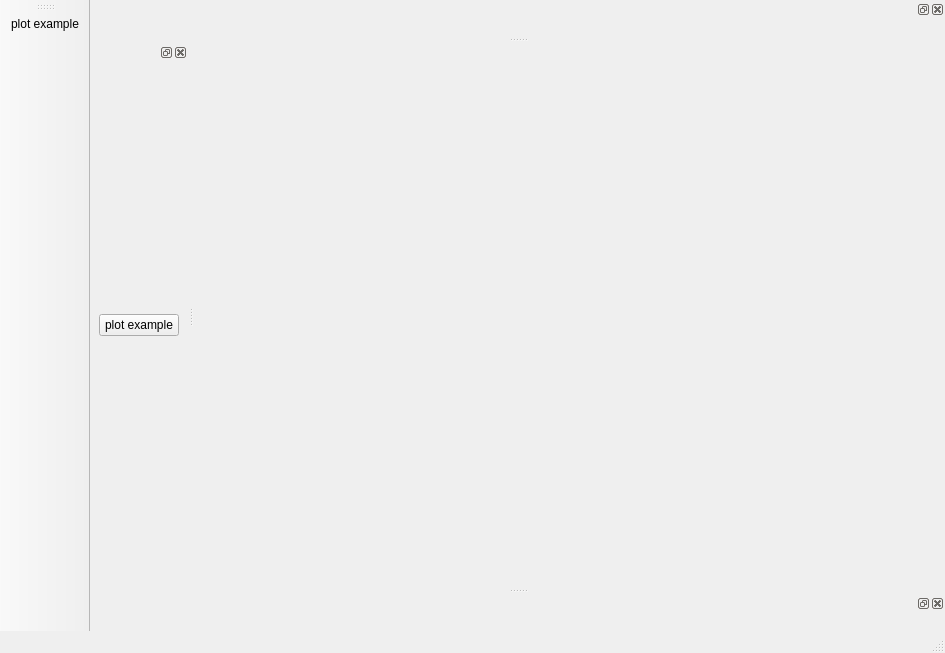
<?xml version="1.0" encoding="UTF-8"?>
<ui version="4.0">
 <author>Diego Aliaga</author>
 <class>MainWindow</class>
 <widget class="QMainWindow" name="MainWindow">
  <property name="geometry">
   <rect>
    <x>0</x>
    <y>0</y>
    <width>945</width>
    <height>653</height>
   </rect>
  </property>
  <property name="windowTitle">
   <string>MainWindow</string>
  </property>
  <widget class="QWidget" name="centralwidget"/>
  <widget class="QMenuBar" name="menubar">
   <property name="geometry">
    <rect>
     <x>0</x>
     <y>0</y>
     <width>945</width>
     <height>22</height>
    </rect>
   </property>
  </widget>
  <widget class="QStatusBar" name="statusbar"/>
  <widget class="QDockWidget" name="dockWidget_3">
   <attribute name="dockWidgetArea">
    <number>4</number>
   </attribute>
   <widget class="QWidget" name="dockWidgetContents_4">
    <layout class="QGridLayout" name="gridLayout_5">
     <item row="0" column="0">
      <layout class="QGridLayout" name="gridLayout_4">
       <item row="0" column="0">
        <widget class="Console" name="console_2" native="true"/>
       </item>
      </layout>
     </item>
    </layout>
   </widget>
  </widget>
  <widget class="QDockWidget" name="dockWidget_4">
   <attribute name="dockWidgetArea">
    <number>8</number>
   </attribute>
   <widget class="QWidget" name="dockWidgetContents_5">
    <layout class="QGridLayout" name="gridLayout_7">
     <item row="0" column="0">
      <widget class="BananaPlot" name="banana_plot" native="true"/>
     </item>
    </layout>
   </widget>
  </widget>
  <widget class="QDockWidget" name="basic_controls">
   <attribute name="dockWidgetArea">
    <number>1</number>
   </attribute>
   <widget class="QWidget" name="dockWidgetContents_7">
    <layout class="QGridLayout" name="gridLayout_8">
     <item row="0" column="0">
      <layout class="QGridLayout" name="gridLayout_6">
       <item row="0" column="0">
        <widget class="QPushButton" name="plot_example">
         <property name="text">
          <string>plot example</string>
         </property>
        </widget>
       </item>
      </layout>
     </item>
    </layout>
   </widget>
  </widget>
  <widget class="QToolBar" name="toolBar">
   <property name="windowTitle">
    <string>toolBar</string>
   </property>
   <attribute name="toolBarArea">
    <enum>LeftToolBarArea</enum>
   </attribute>
   <attribute name="toolBarBreak">
    <bool>false</bool>
   </attribute>
   <addaction name="actionplot_example"/>
  </widget>
  <action name="actionplot_example">
   <property name="text">
    <string>plot example</string>
   </property>
  </action>
 </widget>
 <customwidgets>
  <customwidget>
   <class>BananaPlot</class>
   <extends>QWidget</extends>
   <header>.docks/BananaPlot</header>
   <container>1</container>
   <slots>
    <slot>plot_example()</slot>
   </slots>
  </customwidget>
  <customwidget>
   <class>Console</class>
   <extends>QWidget</extends>
   <header>.docks/Console</header>
   <container>1</container>
  </customwidget>
 </customwidgets>
 <resources/>
 <connections>
  <connection>
   <sender>plot_example</sender>
   <signal>clicked()</signal>
   <receiver>banana_plot</receiver>
   <slot>plot_example()</slot>
   <hints>
    <hint type="sourcelabel">
     <x>398</x>
     <y>337</y>
    </hint>
    <hint type="destinationlabel">
     <x>586</x>
     <y>539</y>
    </hint>
   </hints>
  </connection>
 </connections>
</ui>
